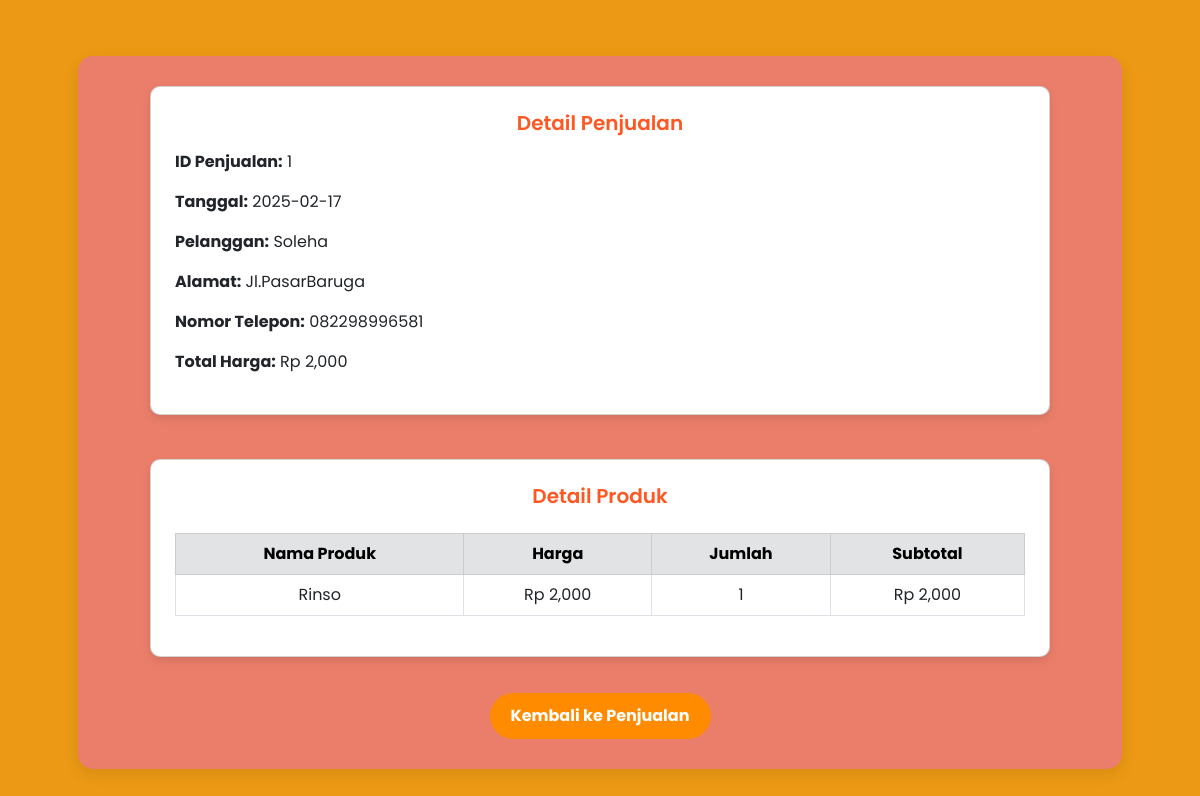
The page /detailpenjualan.php?id=1 on the database its author committed.
### tables this page shows
CREATE TABLE `penjualan` (
  `PenjualanID` int(11) NOT NULL,
  `TanggalPenjualan` date DEFAULT NULL,
  `TotalHarga` decimal(12,2) DEFAULT NULL,
  `PelangganID` int(11) DEFAULT NULL
);

CREATE TABLE `pelanggan` (
  `PelangganID` int(11) NOT NULL,
  `NamaPelanggan` varchar(255) DEFAULT NULL,
  `Alamat` text DEFAULT NULL,
  `NomorTelepon` varchar(15) DEFAULT NULL
);

CREATE TABLE `detailpenjualan` (
  `DetailID` int(11) NOT NULL,
  `PenjualanID` int(11) DEFAULT NULL,
  `ProdukID` int(11) DEFAULT NULL,
  `JumlahProduk` int(11) DEFAULT NULL,
  `Subtotal` decimal(12,2) DEFAULT NULL
);

CREATE TABLE `produk` (
  `ProdukID` int(11) NOT NULL,
  `NamaProduk` varchar(255) DEFAULT NULL,
  `Harga` decimal(12,2) DEFAULT NULL,
  `Stok` int(11) DEFAULT NULL
);

### detailpenjualan.php (the view, shortened to what this page needs)
<?php
include "koneksi.php";
$penjualanID = $_GET['id'];
$penjualan = mysqli_query($conn, "SELECT penjualan.*, pelanggan.NamaPelanggan, pelanggan.Alamat, pelanggan.NomorTelepon
                                  FROM penjualan
                                  JOIN pelanggan ON penjualan.PelangganID = pelanggan.PelangganID
                                  WHERE penjualan.PenjualanID = $penjualanID");
$data_penjualan = mysqli_fetch_assoc($penjualan);
$detail = mysqli_query($conn, "SELECT detailpenjualan.*, produk.NamaProduk, produk.Harga
                               FROM detailpenjualan
                               JOIN produk ON detailpenjualan.ProdukID = produk.ProdukID
                               WHERE detailpenjualan.PenjualanID = $penjualanID");
?>
<!DOCTYPE html>
<html lang="id">
<head>
    <link href="https://cdn.jsdelivr.net/npm/bootstrap@5.3.0/dist/css/bootstrap.min.css" rel="stylesheet">
    <link rel="stylesheet" href="style.css">
</head>
<body>
<div class="container mt-4">
    <div class="card p-4 mb-4">
        <h5>Detail Penjualan</h5>
        <p><strong>ID Penjualan:</strong> <?= $data_penjualan['PenjualanID'] ?></p>
        <p><strong>Tanggal:</strong> <?= $data_penjualan['TanggalPenjualan'] ?></p>
        <p><strong>Pelanggan:</strong> <?= $data_penjualan['NamaPelanggan'] ?></p>
        <p><strong>Alamat:</strong> <?= $data_penjualan['Alamat'] ?></p>
        <p><strong>Nomor Telepon:</strong> <?= $data_penjualan['NomorTelepon'] ?></p>
        <p><strong>Total Harga:</strong> Rp <?= number_format($data_penjualan['TotalHarga']) ?></p>
    </div>
    <div class="card p-4">
        <h5>Detail Produk</h5>
        <table class="table table-bordered table-hover">
            <thead class="table-secondary">
                <tr>
                    <th>Nama Produk</th>
                    <th>Harga</th>
                    <th>Jumlah</th>
                    <th>Subtotal</th>
                </tr>
            </thead>
            <tbody>
                <?php while ($row = mysqli_fetch_assoc($detail)) { ?>
                    <tr>
                        <td><?= $row['NamaProduk'] ?></td>
                        <td>Rp <?= number_format($row['Harga']) ?></td>
                        <td><?= $row['JumlahProduk'] ?></td>
                        <td>Rp <?= number_format($row['Subtotal']) ?></td>
                    </tr>
                <?php } ?>
            </tbody>
        </table>
    </div>
    <a href="penjualan.php" class="btn btn-dark mt-3">Kembali ke Penjualan</a>
</div>
</body>
</html>

### style.css (style rules this page uses)
* { margin: 0; padding: 0; box-sizing: border-box; }
body { background-color: #ec9a15; font-family: 'Poppins', sans-serif; display: flex; justify-content: center; align-items: center; min-height: 100vh; padding: 20px; }
.container { width: 90%; max-width: 1100px; background-color: #eb7e6b; padding: 30px; border-radius: 15px; box-shadow: 0px 5px 15px rgba(0, 0, 0, 0.1); display: flex; flex-direction: column; gap: 20px; align-items: center; }
.card { width: 100%; max-width: 900px; border-radius: 10px; box-shadow: 0px 4px 10px rgba(0, 0, 0, 0.1); padding: 20px; }
h5 { color: #FF5722; font-weight: 600; text-align: center; margin-bottom: 15px; }
.table { width: 100%; border-collapse: collapse; margin-top: 10px; text-align: center; }
.table thead { background-color: #FF7043; color: white; }
.table tbody tr { transition: 0.3s; }
.btn { border-radius: 25px; padding: 10px 20px; font-weight: bold; transition: 0.3s; text-align: center; }
.btn-dark { background-color: #FF8C00; border-color: #FF8C00; color: white; }

### rows shown on the page
penjualan: PenjualanID "1", TanggalPenjualan "2025-02-17", PelangganID.NamaPelanggan "Soleha", PelangganID.Alamat "Jl.PasarBaruga", PelangganID.NomorTelepon "082298996581", TotalHarga "2,000"
detailpenjualan: ProdukID.NamaProduk "Rinso", ProdukID.Harga "2,000", JumlahProduk "1", Subtotal "2,000"
